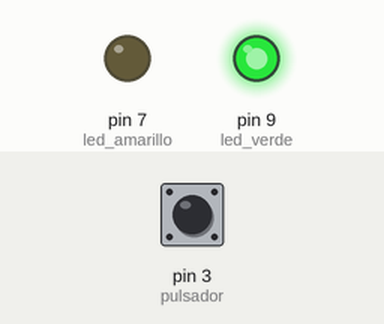
The sketch below on a simulated Arduino Uno, built with avr-gcc and run on an emulated ATmega328P. On the bench: output pins drawn as LEDs (lit = HIGH). The inputs (shaded band) are chosen by the test bench; at power-on: pin 3 (pulsador) HIGH.

Above: at 2.4 s.
2.5 s: pin 3 (pulsador) pulled LOW for 0.7 s
At 4.0 s:
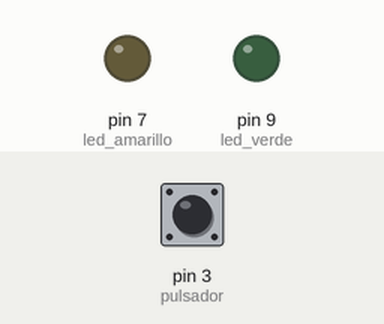
At 6.43 s:
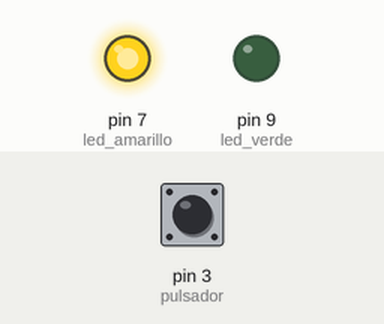
Timing chart, 0 to 14.9 s (numbered marks = the images above; inputs shaded):
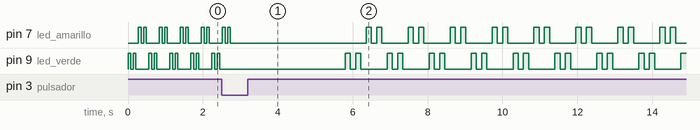

The sketch:

luces_estroboscopicas_pulsador.ino
```cpp
int retardo=70;
int contador=1;

void setup()
{
pinMode(9,OUTPUT);        //led verde
pinMode(7,OUTPUT);        //led amarillo
pinMode(3,INPUT_PULLUP);  //pulsador
}

void loop()
{
  digitalWrite(9,HIGH);
  delay(retardo*contador); //70ms X 1= 70mS  70ms X 2= 140mS  70ms X 3= 210mS
  digitalWrite(9,LOW);
  delay(retardo*contador);

  digitalWrite(9,HIGH);
  delay(retardo*contador);
  digitalWrite(9,LOW);
  delay(retardo*contador);

//------

  digitalWrite(7,HIGH);
  delay(retardo*contador);
  digitalWrite(7,LOW);
  delay(retardo*contador);

  digitalWrite(7,HIGH);
  delay(retardo*contador);
  digitalWrite(7,LOW);
  delay(retardo*contador);

  if(digitalRead(3)==LOW)//fue pulsado?
  {
    contador=contador+1;
    delay(3000);
    if(contador>=4)contador=1;
  }
}
```
